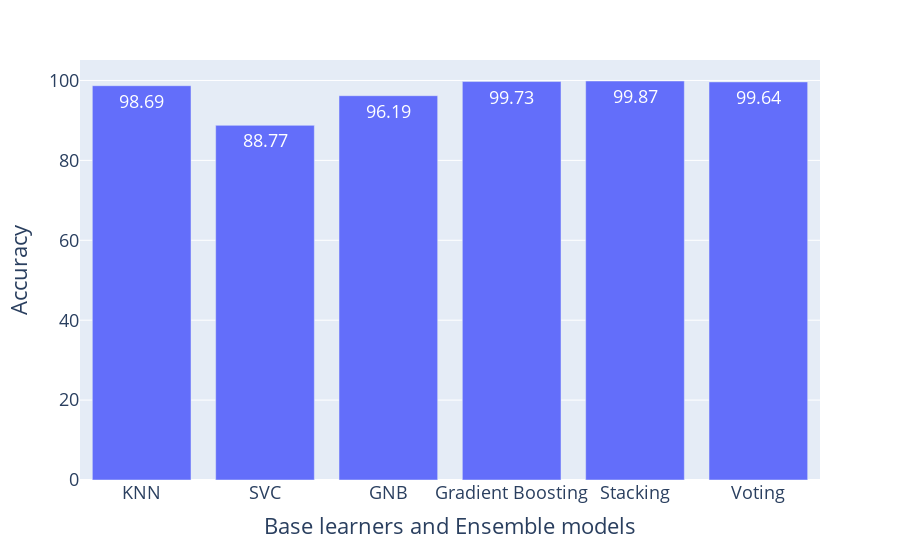

Write notebook code for a chart like this one.
### Code cell
data = {'Technique': ['KNN', 'SVC', 'GNB', 'Gradient Boosting','Stacking','Voting'], 'Accuracy': [98.69,88.77,96.19,99.73,99.87,99.64]}
# Create DataFrame.
df = pd.DataFrame(data)

df.head()

import plotly.express as px
# data_canada = px.data.gapminder().query("country == 'Canada'")
fig = px.bar(df, x='Technique', y='Accuracy', text_auto=True)
fig.update_layout(
#     title="Plot Title",
    xaxis_title="Base learners and Ensemble models",
    yaxis_title="Accuracy",
#     legend_title="Legend Title",
    font=dict(
#         family="Courier New, monospace",
        size=18,
#         color="RebeccaPurple"
    )
)
fig.show()

### Figure 1 — Plotly figure (JSON) as saved in the notebook; plotly's stock layout.template omitted (floating-point values rounded to 4 significant figures)
{"data": [{"alignmentgroup": "True", "hovertemplate": "Technique=%{x}<br>Accuracy=%{y}<extra></extra>", "legendgroup": "", "marker": {"color": "#636efa", "pattern": {"shape": ""}}, "name": "", "offsetgroup": "", "orientation": "v", "showlegend": false, "textposition": "auto", "texttemplate": "%{y}", "type": "bar", "x": ["KNN", "SVC", "GNB", "Gradient Boosting", "Stacking", "Voting"], "xaxis": "x", "y": [98.69, 88.77, 96.19, 99.73, 99.87, 99.64], "yaxis": "y"}], "layout": {"barmode": "relative", "font": {"size": 18}, "legend": {"tracegroupgap": 0}, "margin": {"t": 60}, "xaxis": {"anchor": "y", "domain": [0, 1], "title": {"text": "Base learners and Ensemble models"}}, "yaxis": {"anchor": "x", "domain": [0, 1], "title": {"text": "Accuracy"}}}}
